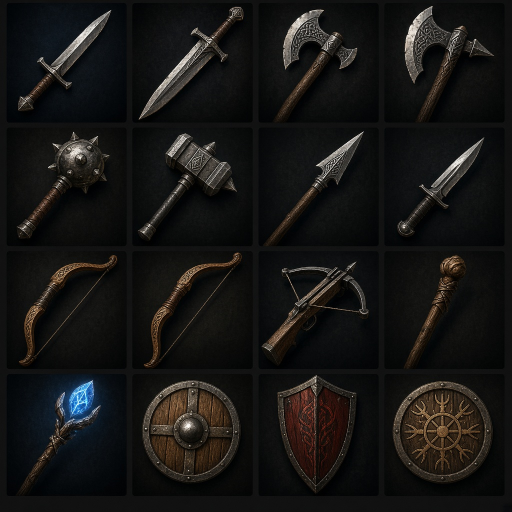
#> input picture art/sheets/sheet_weapons_v1.jpg, 1024 x 1024 px (shown at 1/2 size)
$ python cut_icon_sheets.py
#> lines starting #> are read from the running program, lines starting #| are printed output that depends on the picture
#!/usr/bin/env python3
"""Нарізає аркуші іконок (art/sheets/*.jpg, сітка 4x4) на окремі PNG у art/icons/<група>/<icon_id>.png.
Запуск: python3 tools/cut_icon_sheets.py   (з кореня проєкту)"""
import os, sys
from PIL import Image

ROOT = os.path.dirname(os.path.dirname(os.path.abspath(__file__)))
OUT = 192
INSET = 9

SHEETS = {
    "weapons": ("sheet_weapons_v1.jpg", "weapons", [
        "w_sword", "w_greatsword", "w_axe", "w_greataxe",
        "w_mace", "w_hammer", "w_spear", "w_dagger",
        "w_bow", "w_longbow", "w_crossbow", "w_staff",
        "w_magic_staff", "sh_round", "sh_kite", "sh_sun"]),
    "armor": ("sheet_armor_v1.jpg", "armor", [
        "h_leather", "h_iron", "h_ornate", "g_leather",
        "g_chain", "b_gambeson", "b_mail", "b_lamellar",
        "f_leather", "f_iron", "r_silver", "r_ruby",
        "r_emerald", "a_sun", "a_wolf", "a_crystal"]),
    "items": ("sheet_items_v1.jpg", "items", [
        "potion_hp_small", "potion_hp_big", "potion_mana_small", "potion_mana_big",
        "coins", "pouch", "herb", "fern_flower",
        "mushroom", "rusty_key", "letter", "idol",
        "rushnyk", "jug", "wolf_pelt", "bone_talisman"]),
    "active": ("sheet_active_v1.jpg", "skills", [
        "sk_whirlwind", "sk_piercing_shot", "sk_ancestral_heal", "sk_ground_slam",
        "sk_triple_slash", "sk_arrow_rain", "sk_fire_wave", "sk_chain_lightning",
        "sk_ice_shards", "sk_poison_cloud", "sk_wolf_spirit", "sk_raven_swarm",
        "sk_sun_beam", "sk_earth_spikes", "sk_shield_bash", "sk_battle_cry"]),
    "passive": ("sheet_passive_v1.jpg", "passives", [
        "pa_strength", "pa_life", "pa_faith", "pa_speed",
        "pa_stone_skin", "pa_crit", "pa_accuracy", "pa_cooldown",
        "pa_regen", "pa_lifesteal", "pa_thorns", "pa_luck",
        "pa_oak", "pa_lightning", "pa_fire", "pa_crown"]),
}


def cells(im, ox=14, oy=8, px=252.0, py=249.0, size=238):
    for j in range(4):
        for i in range(4):
            x = int(round(ox + px * i)); y = int(round(oy + py * j))
            yield i, j, im.crop((x + INSET, y + INSET, x + size - INSET, y + size - INSET))


FIXES = {  # заміни окремих клітинок: файл у art/sheets/fixes -> icon_id і група
    "weapons_02_greatsword.jpg": ("weapons", "w_greatsword"),
    "weapons_03_battle_axe.jpg": ("weapons", "w_axe"),
    "weapons_04_two_handed_axe.jpg": ("weapons", "w_greataxe"),
    "weapons_09_short_bow.jpg": ("weapons", "w_bow"),
    "weapons_10_long_bow.jpg": ("weapons", "w_longbow"),
    "passive_02_life.jpg": ("passives", "pa_life"),
    "passive_03_faith.jpg": ("passives", "pa_faith"),
    "passive_05_stone_skin.jpg": ("passives", "pa_stone_skin"),
    "passive_14_lightning_res.jpg": ("passives", "pa_lightning"),
    "passive_15_fire_res.jpg": ("passives", "pa_fire"),
    "passive_16_ultimate.jpg": ("passives", "pa_crown"),
}
FIX_ZOOM = 0.90  # предмет у заміні займає більше кадру: трохи зменшуємо й підкладаємо тло з країв


def cut_fix(path, out, zoom=FIX_ZOOM):
    im = Image.open(path).convert("RGB")
    w = im.size[0]
    # колір тла: середнє по рамці
    px = [im.getpixel((x, y)) for x in range(0, w, 16) for y in (2, w - 3)] + [im.getpixel((x, y)) for y in range(0, w, 16) for x in (2, w - 3)]
    bg = tuple(int(sum(c[i] for c in px) / len(px)) for i in range(3))
    canvas = Image.new("RGB", (w, w), bg)
    s = int(w * zoom)
    canvas.paste(im.resize((s, s), Image.LANCZOS), ((w - s) // 2, (w - s) // 2))
    canvas.resize((OUT, OUT), Image.LANCZOS).save(out)


def main():
    contact = Image.new("RGB", (4 * 5 * 130, 4 * 130 * 1), (20, 20, 20))
#> contact: PIL image 2600x520 RGB; every value is 20
    for key, (fname, group, names) in SHEETS.items():
        im = Image.open(os.path.join(ROOT, "art", "sheets", fname)).convert("RGB")
#> im is the input picture: PIL image 1024x1024 RGB; mean R, G, B 22.5, 21.7, 20.3
        d = os.path.join(ROOT, "art", "icons", group)
        os.makedirs(d, exist_ok=True)
        sheet_contact = Image.new("RGB", (4 * 150, 4 * 150), (30, 30, 30))
#> sheet_contact: PIL image 600x600 RGB; every value is 30
        for i, j, c in cells(im):
            name = names[j * 4 + i]
            c = c.resize((OUT, OUT), Image.LANCZOS)
            c.save(os.path.join(d, name + ".png"))
            sheet_contact.paste(c.resize((140, 140)), (i * 150 + 5, j * 150 + 5))
#> this loop made 16 passes
#> (i, j, name) on passes 5 to 16: (0, 1, 'w_mace'), (1, 1, 'w_hammer'), (2, 1, 'w_spear'), (3, 1, 'w_dagger'), (0, 2, 'w_bow'), (1, 2, 'w_longbow'), (2, 2, 'w_crossbow'), (3, 2, 'w_staff'), (0, 3, 'w_magic_staff'), (1, 3, 'sh_round'), (2, 3, 'sh_kite'), (3, 3, 'sh_sun')
#> (j, name) on passes 1 to 4: (0, 'w_sword'), (0, 'w_greatsword'), (0, 'w_axe'), (0, 'w_greataxe')
#> pass 1, in main, `c = c.resize((OUT, OUT), Image.LANCZOS)`:
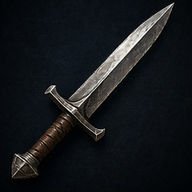
#> c: PIL image 192x192 RGB; mean R, G, B 21.8, 24.7, 27.4
#> pass 3, in main, `c = c.resize((OUT, OUT), Image.LANCZOS)`:
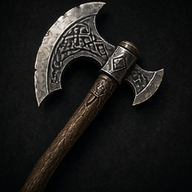
#> c: PIL image 192x192 RGB; mean R, G, B 28.6, 27.9, 26
#> after the loop:
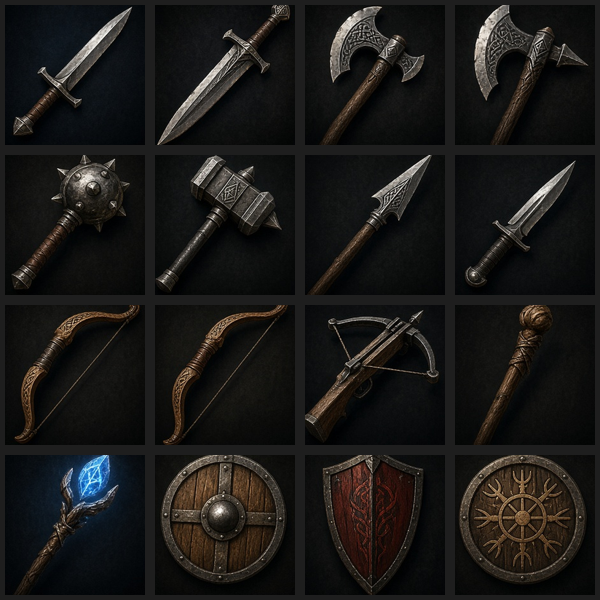
#> sheet_contact: PIL image 600x600 RGB; mean R, G, B 26.6, 25.4, 23.7
        for fn, (g, nid) in FIXES.items():
            if g == group:
                src = os.path.join(ROOT, "art", "sheets", "fixes", fn)
                if os.path.exists(src):
                    cut_fix(src, os.path.join(d, nid + ".png"), 1.0 if group == "weapons" else FIX_ZOOM)
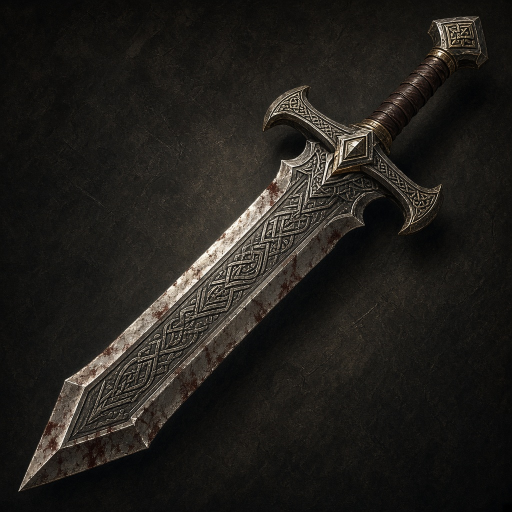
#> input picture art/sheets/fixes/weapons_02_greatsword.jpg, 1024 x 1024 px (shown at 1/2 size)
#> in cut_fix, im is the input picture: PIL image 1024x1024 RGB; mean R, G, B 34.4, 31.9, 27.8
#> in cut_fix, `px = [im.getpixel((x, y)) for x in range(0, w, 16) for y in (2, w - 3)..`: px = 256 items, first 6: (7, 7, 7), (10, 10, 10), (8, 8, 6), (12, 12, 12), (6, 6, 6), (8, 10, 9)
#> in cut_fix, `bg = tuple(int(sum(c[i] for c in px) / len(px)) for i in range(3))`: bg = (12, 12, 11)
#> in cut_fix, `canvas.resize((OUT, OUT), Image.LANCZOS).save(out)`:
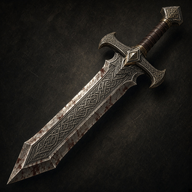
#> saved as w_greatsword.png: PIL image 192x192 RGB; mean R, G, B 34.4, 31.9, 27.8
        # контактний аркуш після замін
        for idx, nm in enumerate(names):
            c = Image.open(os.path.join(d, nm + ".png")).convert("RGB").resize((140, 140))
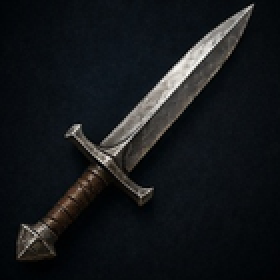
#> c: PIL image 140x140 RGB (shown 2 times larger); mean R, G, B 21.8, 24.7, 27.4
            sheet_contact.paste(c, ((idx % 4) * 150 + 5, (idx // 4) * 150 + 5))
        sheet_contact.save("/tmp/contact_%s.png" % key)
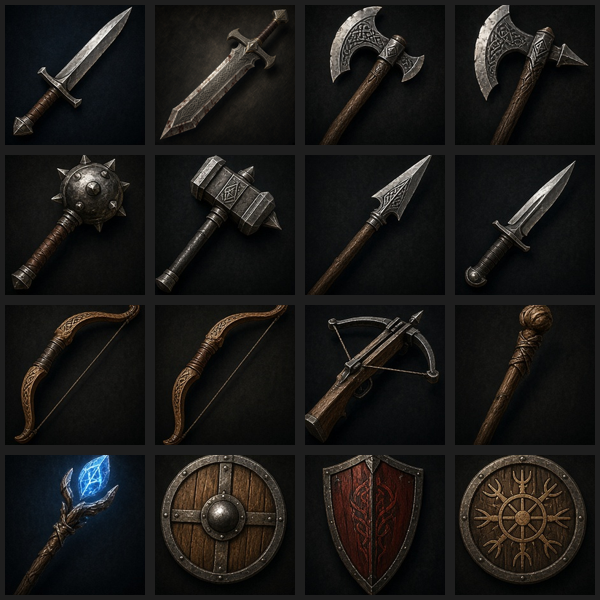
#> saved as contact_weapons.png: PIL image 600x600 RGB; mean R, G, B 26.9, 25.6, 23.7
        print(key, len(names))
#> pass 2 of the loop in main, `for key, (fname, group, names) in SHEETS.items():`:
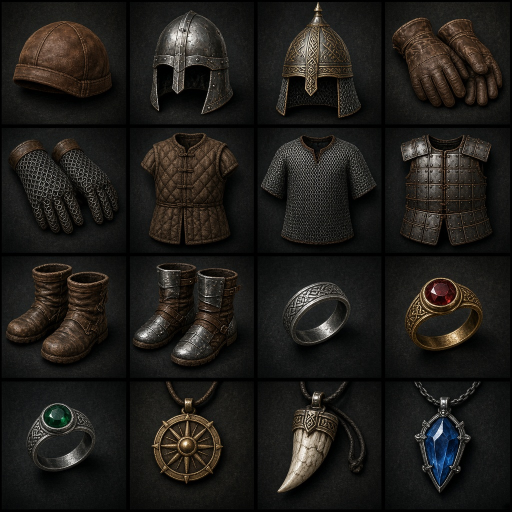
#> input picture art/sheets/sheet_armor_v1.jpg, 1024 x 1024 px (shown at 1/2 size)
#> in main, im is the input picture: PIL image 1024x1024 RGB; mean R, G, B 31.7, 29.4, 25.8
#> the loop in main, `for i, j, c in cells(im):` made 16 passes
#> pass 1, in main, `c = c.resize((OUT, OUT), Image.LANCZOS)`:
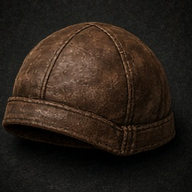
#> c: PIL image 192x192 RGB; mean R, G, B 42.7, 33.1, 25.5
#> after the loop in main, `for i, j, c in cells(im):`:
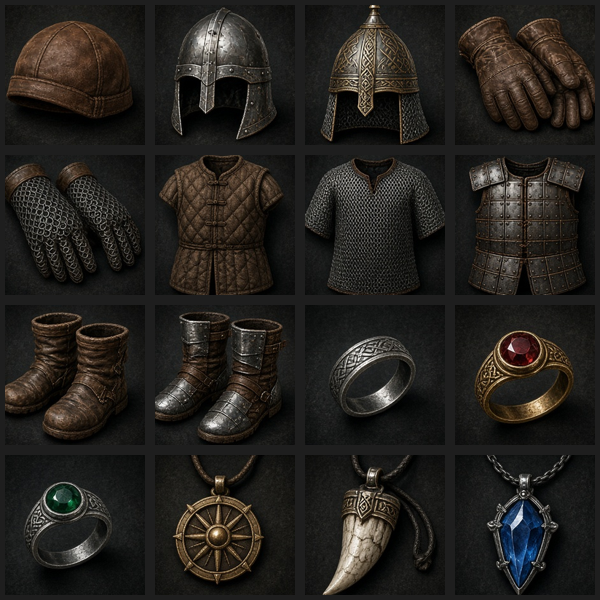
#> sheet_contact: PIL image 600x600 RGB; mean R, G, B 36.9, 34.1, 30.2
#> pass 3 of the loop in main, `for key, (fname, group, names) in SHEETS.items():`:
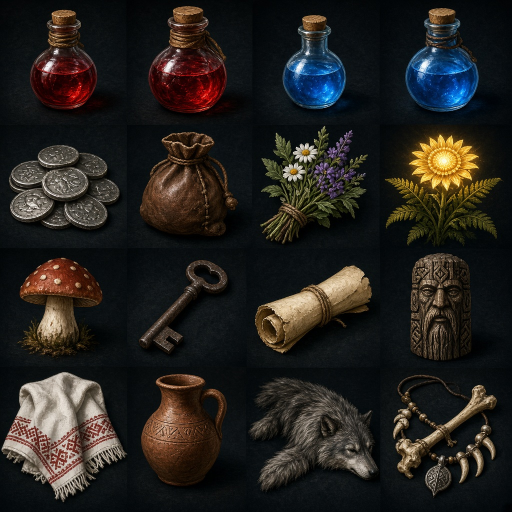
#> input picture art/sheets/sheet_items_v1.jpg, 1024 x 1024 px (shown at 1/2 size)
#> in main, im is the input picture: PIL image 1024x1024 RGB; mean R, G, B 37, 34.2, 30.6
#> after the loop in main, `for i, j, c in cells(im):`:
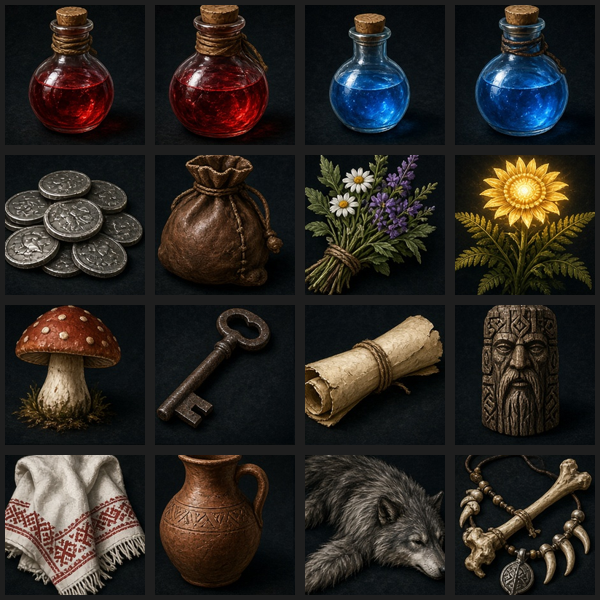
#> sheet_contact: PIL image 600x600 RGB; mean R, G, B 44.1, 39.7, 35
#> in main, `c = Image.open(os.path.join(d, nm + ".png")).convert("RGB").resize((14..`:
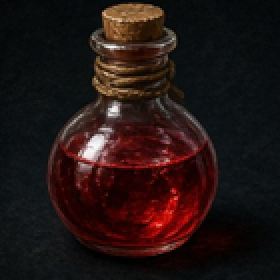
#> c: PIL image 140x140 RGB (shown 2 times larger); mean R, G, B 34.8, 20.8, 19.6
#> the loop made 5 passes; the first 3 are shown


if __name__ == "__main__":
    main()
